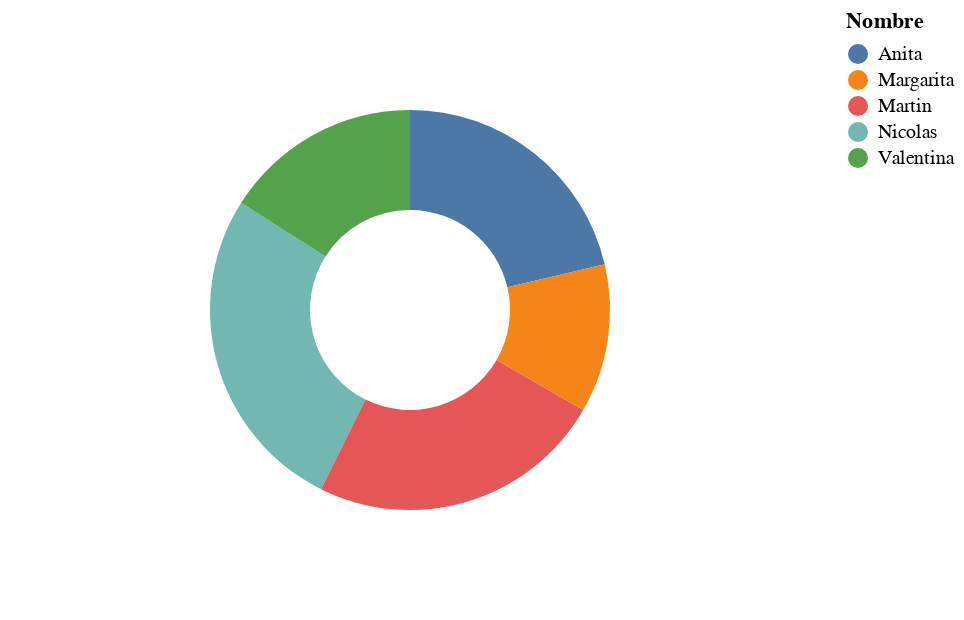

Notebook cell for this chart:
### Code cell
import pandas as pd
import altair as alt

data = {
    'Nombre': ['Nicolas', 'Martin', 'Anita','Valentina','Margarita'],
    'Calificacion': [100, 90, 80, 60, 45]
}
df = pd.DataFrame(data)

alt.Chart(df).mark_arc(innerRadius=50, outerRadius=100).encode(
  theta='Calificacion:Q',
  color='Nombre:N'
).properties(width=400)

### Figure 1 — Vega-Lite specification as saved in the notebook (floating-point values rounded to 4 significant figures)
{"config": {"view": {"continuousWidth": 400, "continuousHeight": 300}}, "data": {"name": "data-40aeebae09ab24e934719417f199572f"}, "mark": {"type": "arc", "innerRadius": 50, "outerRadius": 100}, "encoding": {"color": {"field": "Nombre", "type": "nominal"}, "theta": {"field": "Calificacion", "type": "quantitative"}}, "width": 400, "$schema": "https://vega.github.io/schema/vega-lite/v4.17.0.json", "datasets": {"data-40aeebae09ab24e934719417f199572f": [{"Nombre": "Nicolas", "Calificacion": 100}, {"Nombre": "Martin", "Calificacion": 90}, {"Nombre": "Anita", "Calificacion": 80}, {"Nombre": "Valentina", "Calificacion": 60}, {"Nombre": "Margarita", "Calificacion": 45}]}}
